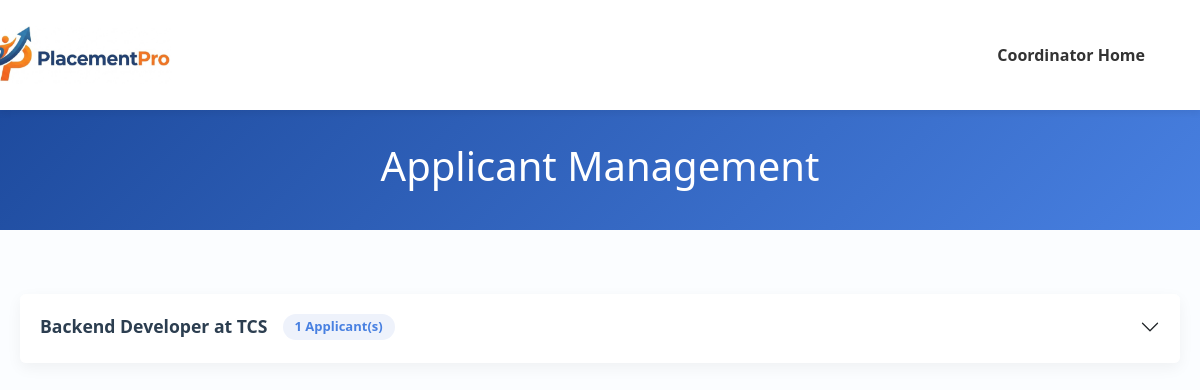
Page /CoordinatorSection/Applicantlist.php (signed in) on the committed database.
### tables this page shows
CREATE TABLE `jobs` (
  `job_id` int(11) NOT NULL,
  `posted_by` int(11) NOT NULL,
  `company_name` varchar(100) NOT NULL,
  `job_title` varchar(100) NOT NULL,
  `job_type` enum('Full-Time','Part-Time','Internship') NOT NULL,
  `salary` varchar(50) DEFAULT NULL,
  `location` varchar(100) DEFAULT NULL,
  `requirements` text NOT NULL,
  `description` text NOT NULL,
  `deadline` date NOT NULL,
  `created_at` timestamp NOT NULL DEFAULT current_timestamp()
);

### CoordinatorSection/Applicantlist.php (the view, shortened to what this page needs)
<?php
$conn = new mysqli('localhost', 'root', '', 'placementpro');
$sql = "SELECT j.job_id, j.job_title, j.company_name,
               ja.application_id, ja.status, ja.applied_date, ja.resume_file,
               u.full_name, u.email,
               sd.department, sd.academic_year
        FROM jobs j
        LEFT JOIN job_applications ja ON j.job_id = ja.job_id
        LEFT JOIN users u ON ja.gmail_id = u.email
        LEFT JOIN student_details sd ON ja.gmail_id = sd.gmail_id
        ORDER BY j.created_at DESC, ja.applied_date DESC";
$result = $conn->query($sql);
$jobs = [];
if ($result && $result->num_rows > 0) {
    while ($row = $result->fetch_assoc()) {
        $jid = $row['job_id'];
        if (!isset($jobs[$jid])) {
            $jobs[$jid] = ['title' => $row['job_title'], 'company' => $row['company_name'], 'applicants' => []];
        }
        if ($row['application_id'] != null) {
            $jobs[$jid]['applicants'][] = $row;
        }
    }
}
?>
<!DOCTYPE html>
<html lang="en">
<head>
    <link href="https://cdn.jsdelivr.net/npm/bootstrap@5.3.3/dist/css/bootstrap.min.css" rel="stylesheet">
    <link href="../CSS/Applicantlist.css" rel="stylesheet">
</head>
<body>
    <nav class="navbar navbar-expand-lg sticky-top">
        <div class="container">
            <a class="navbar-brand" href="#"><img src="../Logo.jpeg" alt="PlacementPro Logo"></a>
            <div class="collapse navbar-collapse">
                <ul class="navbar-nav ms-auto">
                    <li class="nav-item"><a class="nav-link" href="DashboardCoordinator.php">Coordinator Home</a></li>
                </ul>
            </div>
        </div>
    </nav>
    <header class="dashboard-header">
        <div>
            <h1>Applicant Management</h1>
        </div>
    </header>
    <main>
        <div class="accordion mt-4" id="jobsAccordion">
            <?php
            if (empty($jobs)) {
                echo "<div class='alert alert-info text-center'>No jobs have been posted yet.</div>";
            } else {
                $counter = 0;
                foreach ($jobs as $job_id => $job_data) {
                    $counter++;
                    $applicant_count = count($job_data['applicants']);
            ?>
                    <div class="accordion-item">
                        <h2 class="accordion-header" id="heading<?php echo $counter; ?>">
                            <button class="accordion-button collapsed" type="button" data-bs-toggle="collapse" data-bs-target="#collapse<?php echo $counter; ?>">
                                <?php echo htmlspecialchars($job_data['title']) . " at " . htmlspecialchars($job_data['company']); ?>
                                <span class="job-badge"><?php echo $applicant_count; ?> Applicant(s)</span>
                            </button>
                        </h2>
                    </div>
            <?php
                }
            }
            ?>
        </div>
    </main>
</body>
</html>

### CSS/Applicantlist.css (style rules this page uses)
body { margin: 0; padding: 0; background-color: #fbfdff; display: flex; flex-direction: column; min-height: 100vh; }
.navbar { background-color: #ffffff !important; box-shadow: 0 4px 6px rgba(0, 0, 0, 0.05); padding: 15px 20px; }
.navbar-brand { color: #4880e1 !important; font-weight: 800; display: flex; align-items: center; margin-left: -70px; }
.navbar-brand img { height: 70px; width: 200px; object-fit: contain; }
.nav-link { font-weight: 600; color: #333 !important; margin: 0 5px; }
.dashboard-header { display: flex; align-items: center; justify-content: center; height: 15vh; background: linear-gradient(135deg, #1e4b9e 0%, #4880e1 100%); color: white; text-align: center; }
main { flex-grow: 1; padding: 40px 20px; max-width: 1200px; margin: 0 auto; width: 100%; }
.accordion-item { border: none; border-radius: 12px; box-shadow: 0 5px 15px rgba(0, 0, 0, 0.05); margin-bottom: 20px; overflow: hidden; }
.accordion-button { font-size: 1.1rem; font-weight: 700; color: #2c3e50; padding: 20px; border-bottom: 3px solid transparent; }
.job-badge { background-color: #eef2fb; color: #4880e1; padding: 5px 12px; border-radius: 20px; font-size: 13px; font-weight: 700; margin-left: 15px; }

### rows in the picture
jobs: job_title "Backend Developer", company_name "TCS", applicant_count "1"
